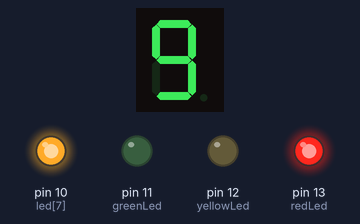
Bench run of a sketch on a simulated Arduino Uno, built with avr-gcc and run on an emulated ATmega328P. Parts: 1-digit seven-segment display, output pins drawn as LEDs (lit = HIGH). Wiring (inferred from the names in the program): 1-digit 7-segment display, segments lit when LOW: segments pin 3, pin 4, pin 5, pin 6, pin 7, pin 8, pin 9. The segment pins are drawn as the display they are named for; pins used as bus, display or sensor lines are not drawn.

Above: at 0.1 s.
At 5.1 s:
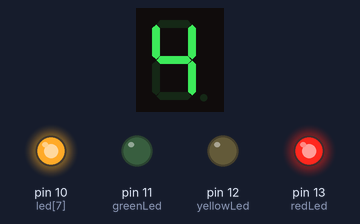
At 10.1 s:
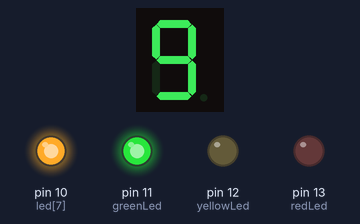
At 20.1 s:
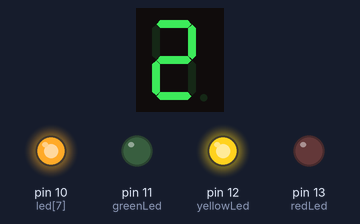
At 29.1 s:
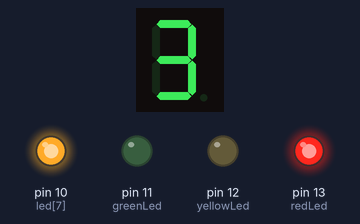
At 39.1 s:
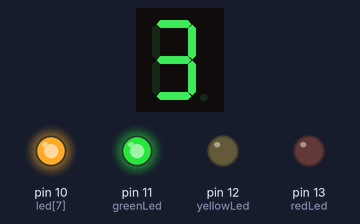
Timing chart, 0 to 40.0 s (numbered marks = the images above):
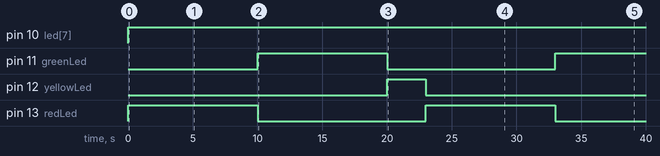

The sketch:

BLKLab_PRJ55_Cot_Den_Giao_Thong_Don_Gian_Voi_Arduino.ino
```cpp
int led[8] = {3, 4, 5, 6, 7, 8, 9, 10};                   //Khai báo mảng chứa các chân điều khiển LED 7 thanh
int delayTime = 1000;                                     //Thời gian đếm 1 giây//
int count =9,                                             //Biến đếm thời gian
    mode=0;                                               //Biến đếm chế độ
int greenLed  = 11,                                       //Khai báo chân điều khiển các đèn xanh vàng đỏ
    yellowLed = 12,
    redLed    = 13;
unsigned long lastTime=0;                                 //Biến ghim mốc thời gian
const byte number[] = {
  0b11000000, 0b11111001, 0b10100100, 0b10110000,         //Mảng chứa mã nhị phân điều khiển LED 7 thanh hiển thị các số từ 0-9 dành cho loại anode chung
  0b10011001, 0b10010010, 0b10000010, 0b11111000,
  0b10000000, 0b10010000};
void setup() {
  for (int i = 0; i < 8; i++) {                           //Cài đặt chức năng cho các chân vừa khai báo ở trên
    pinMode(led[i], OUTPUT);
  }
  pinMode(greenLed,OUTPUT);
  pinMode(yellowLed,OUTPUT);
  pinMode(redLed,OUTPUT);
}
void loop(){
  if((millis()-lastTime)>=delayTime){                     //Đếm thời gian và ghim lại mốc thời gian
    lastTime=millis();
    count--;                                              //Khi đếm đủ giảm biến đếm
    if (count<0){
      if(mode==1){                                        //Nếu ở chế độ đèn vàng (mode 2) chỉ đếm ngược 2 giây
        count=2;}
      else{                                               //Nếu ở chế độ đèn đỏ và xanh (mode 0 & 2) đếm ngược 9 giây
        count=9;
      }
      mode++;                                             //Đổi chế độ khi biến đếm về 0
      mode=mode%3;                                        //Giới hạn chỉ 3 chế độ
    }

  }
  for(int i=0;i<8;i++){
    digitalWrite(led[i],(number[count]>>i) & 0b1);        //Hiển thị các đèn của LED 7 thanh cho các con số ứng với biến đếm
  }
  if(mode==0){                                            //Mode 0 (đèn đỏ), bật đèn đỏ, tắt 2 đèn còn lại
    digitalWrite(redLed,1);
    digitalWrite(greenLed,0);
    digitalWrite(yellowLed,0);
  }
  if(mode==1){                                            //Mode 1 (đèn xanh), bật đèn xanh, tắt 2 đèn còn lại
    digitalWrite(redLed,0);
    digitalWrite(greenLed,1);
    digitalWrite(yellowLed,0);
  }
  if(mode==2){                                            //Mode 2 (đèn vàng), bật đèn vàng, tắt 2 đèn còn lại
    digitalWrite(redLed,0);
    digitalWrite(greenLed,0);
    digitalWrite(yellowLed,1);
  }
}
```

Measured:
- by itself, pin 10 (led[7]): LOW → HIGH at 0.00 s
- by itself, pin 11 (greenLed): LOW → HIGH at 10.0 s, → LOW 10.0 s later, → HIGH 13.0 s later
- by itself, pin 12 (yellowLed): LOW → HIGH at 20.0 s, → LOW 3.0 s later
- by itself, pin 13 (redLed): alternates HIGH for 10.0 s and LOW for 13.0 s
- what the display in image 1 shows lasts 1.0 s, from 5.0 s to 6.0 s
